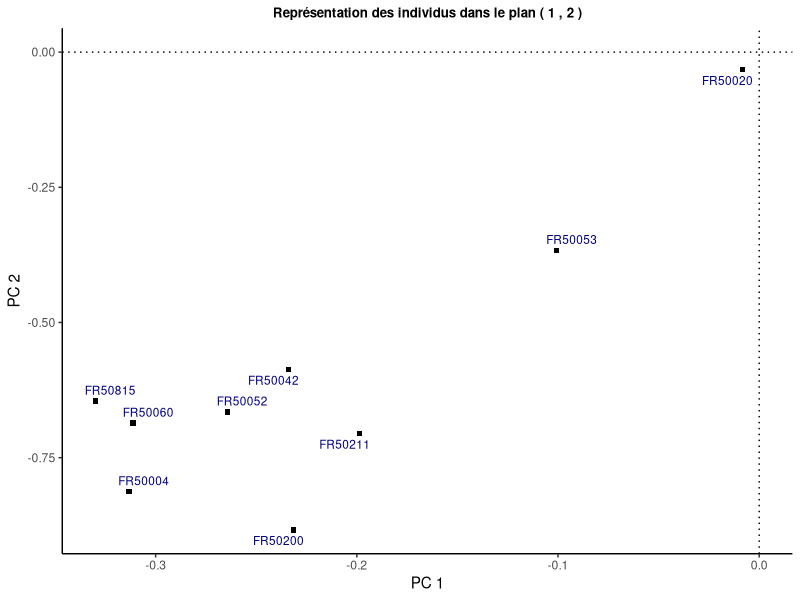
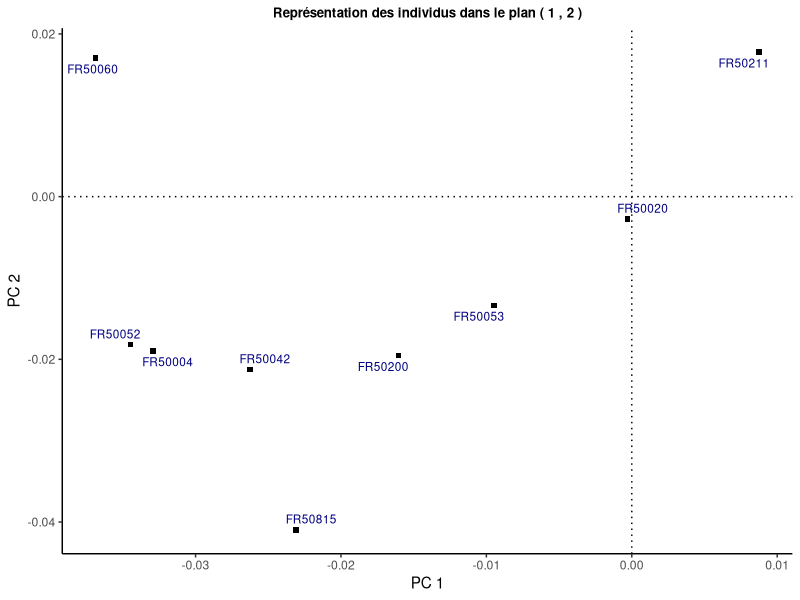
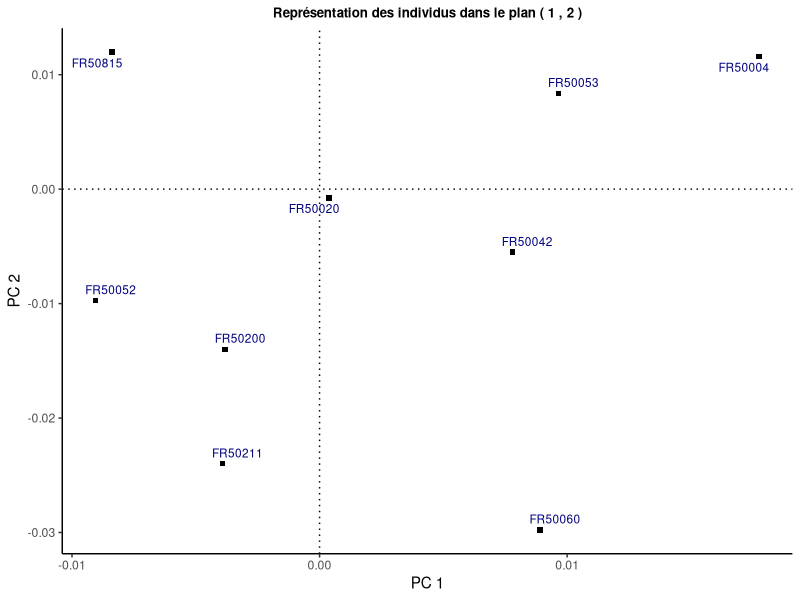
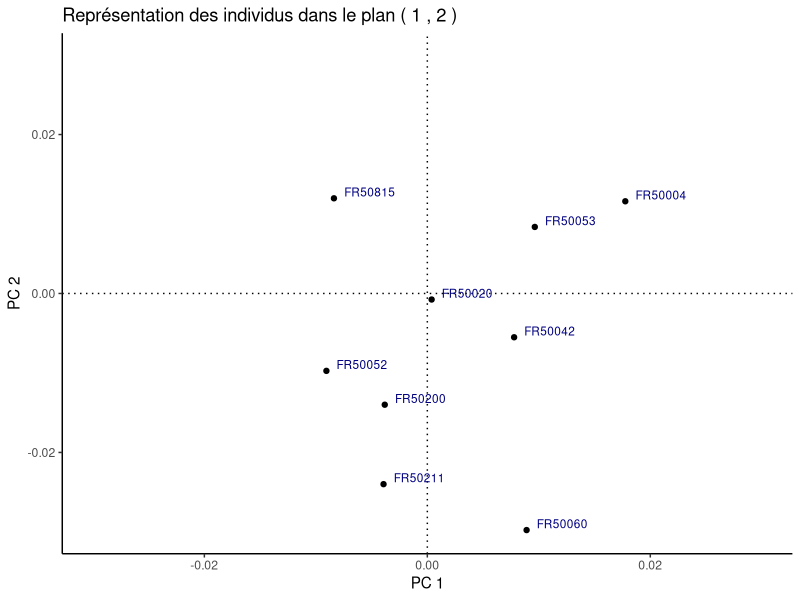
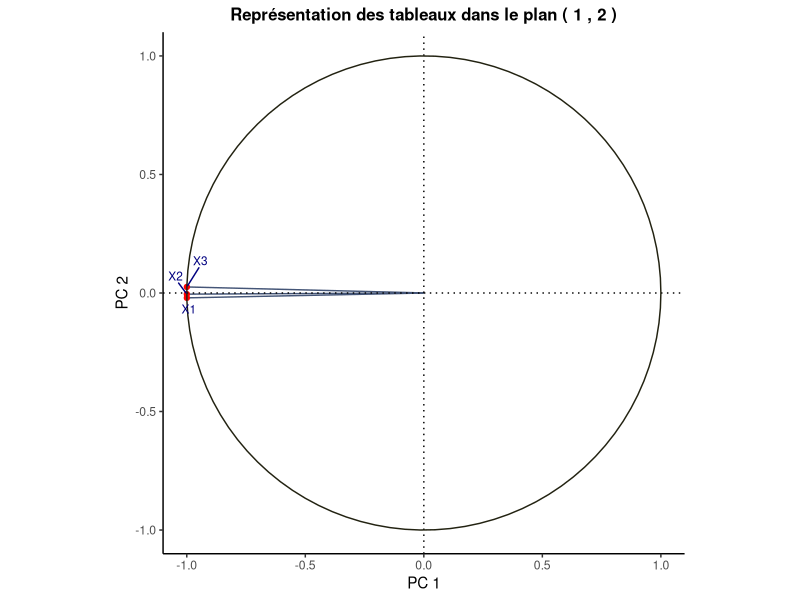
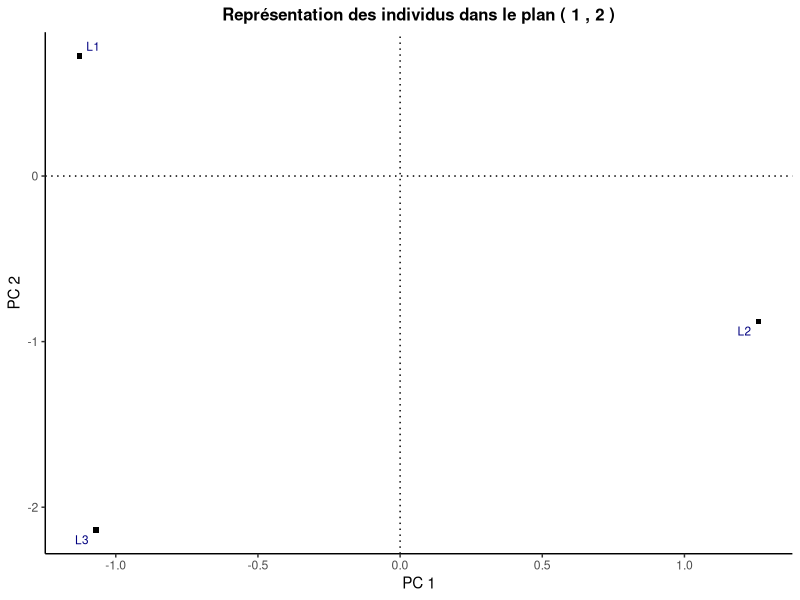
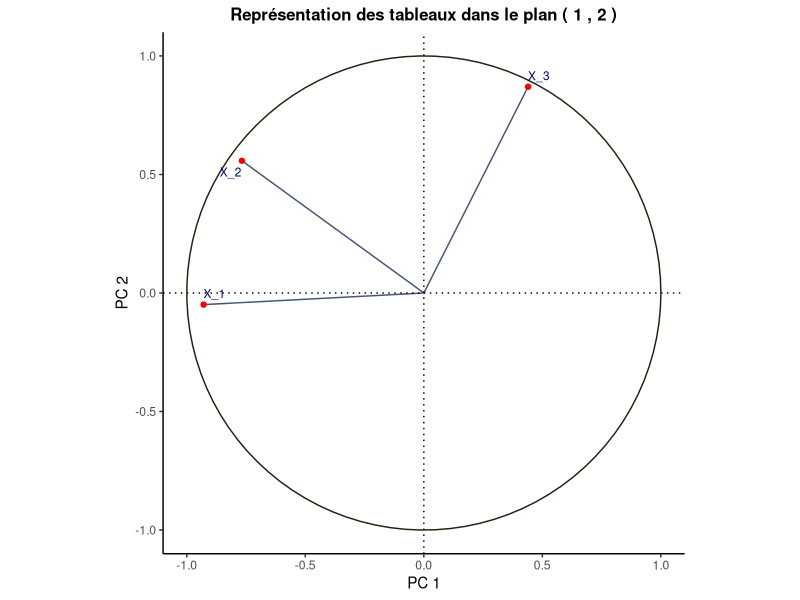
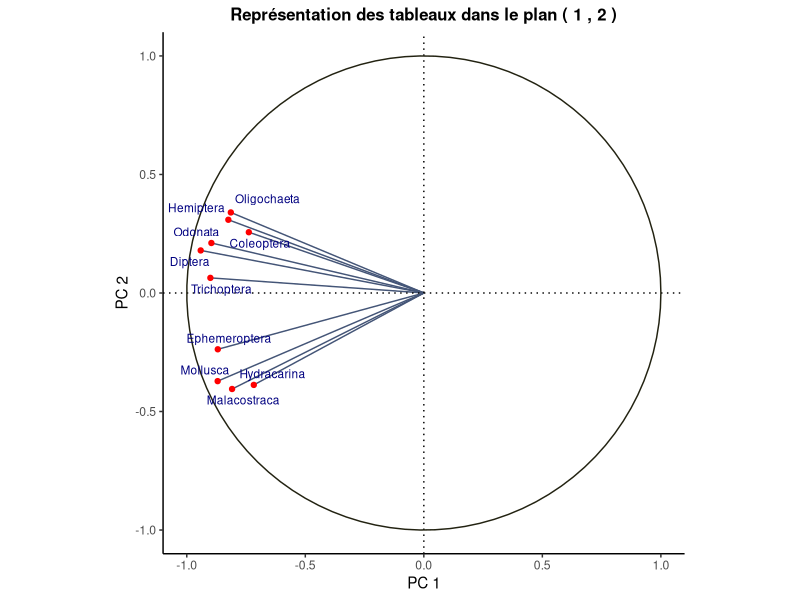

Write R code to recreate these figures, in order.
## ---- chunk 1
# Chargement des bibliothèques
library(ade4)
library(ggplot2)
library(ggrepel)
## ---- chunk 2
prd_scalaire = function(A,B){
  # les dimension des matrices
  na = length(A[,1]); nb = length(B[,1])
  pa = length(A[1,]); pb = length(B[1,])
  
  # Les matrices de ponderation
  Wa = (1/na)*diag(na); Ca = (1/pa)*diag(pa)
  Wb = (1/nb)*diag(na); Cb = (1/pb)*diag(pb)
  
  # Calcul des matrices A_tild et B_tild
  A_tild = sqrt(Wa) %*% A %*% sqrt(Ca)
  B_tild = sqrt(Wb) %*% B %*% sqrt(Cb)
  
  # Produit scalaire
  ps = sum(diag(t(A_tild)%*%B_tild))
  
  return(ps)
 }
## ---- chunk 3
# Initialisation de A et B
a <- c(0,1,1,0,-1,0,1,2,0,-1,0,-1)
b <- c(-1,-1,1,0,1,0,0,1,2,1,0,-1)
A  = matrix(a, nrow =4)
B = matrix(b, nrow =4)

# On applique la fonction prd_scalaire
resultat = prd_scalaire(A,B)
## ---- chunk 4
norme = function(A){
  return(sqrt(prd_scalaire(A,A)))
}
## ---- chunk 5
# On utilise les matrices précédente afin de calculer leurs normes
rn1 = norme(A)
rn2 = norme(B)

## ---- chunk 6

coef_RV <- function(Xi,Xj){
      prd_sclr = prd_scalaire(Xi, Xj)
      norm_i = norme(Xi)
      norm_j = norme(Xj)
      rv = prd_sclr / (norm_j * norm_i)
      
      return(rv)
}

matcoef_RV = function(T_tableaux) {
  t = length(T_tableaux)
  mat_rv = matrix(rep(NA, t * t), nrow = t, ncol = t)
  
  for (i in seq_along(T_tableaux)) {
    for (j in seq_along(T_tableaux)) {
      # Stocker le résultat dans une matrice
      mat_rv[i, j] = coef_RV(T_tableaux[[i]],T_tableaux[[j]])
    }
  }
  
  return(mat_rv)
}

## ---- chunk 7
X1 = as.matrix(read.csv("2021_filtre.csv", row.names = 1, header = T))
X2 = as.matrix(read.csv("2022_filtre.csv", row.names = 1, header = T))
X3 = as.matrix(read.csv("2023_filtre.csv", row.names = 1, header = T))

filtre <- list(X1 = X1, X2 = X2, X3 = X3)

resultats_n = matcoef_RV(filtre)
## ---- chunk 8
vecval_prop = function(T_tableau) {
  matrice = matcoef_RV(T_tableau)# on calcule la matrice contenant les coefs d'Escoufier
  
  resultat_propre = eigen(matrice)# list ayant les valeurs et vecteurs propres
  val_prop = resultat_propre$values #valeurs propres
  vec_prop = resultat_propre$vectors #vecteurs propres associées
  
  return(list(val_prop = val_prop, vec_prop = vec_prop))
}

## ---- chunk 9
# on applique vecval_prop aux données simulated
vecval = vecval_prop(filtre)

val_prop <- vecval$val_prop
vec_prop <- vecval$vec_prop
## ---- chunk 10
# Fonction pour vérifier l'orthogonalité des vecteurs propres
verifier_orthogonalite <- function(vec_prop) {
  n <- nrow(vec_prop) # Nombre de vecteurs propres
  orthogonale <- TRUE
  
  # Vérifier l'orthogonalité pour chaque paire de vecteurs propres
  for (i in 1:(n - 1)) {
    for (j in (i + 1):n) {
      produit_scalaire <- sum(vec_prop[, i] * vec_prop[, j]) # Produit scalaire
      if (abs(produit_scalaire) > 1e-14) { # Vérifier si le produit scalaire est proche de zéro
        orthogonale <- FALSE
        break
      }
    }
    if (!orthogonale) {
      break
    }
  }
  
  return(orthogonale)
}
## ---- chunk 11
# fonction pour vérifier si les vecteurs propres sont bien de norme 1
verifier_norme = function(vec_prop){
  n = length(vec_prop[,1]) 
  v = rep(1,n)
  int = rep(NA,n)
  
  for (i in 1:n) {
      p = t(vec_prop[,i]) %*% vec_prop[,i]
      int[i] = p
  }
  
  if(sum(int) == sum(v)){
    print("les vecteurs sont bien de norme 1")
  }else{
    print("il existe un vecteurs qui n'est pas de norme 1")
 }
}

## ---- chunk 12
orthogonale = verifier_orthogonalite(vec_prop)

# Affichage du résultat
if (orthogonale) {
  print("Les vecteurs propres sont orthogonaux entre eux.")
} else {
  print("Les vecteurs propres ne sont pas orthogonaux entre eux.")
}

verifier_norme(vec_prop)
## ---- chunk 13
cmp <- function(T_tabl,k){
  
  n <- length(T_tabl[[1]][,1])
  p <- length(T_tabl[[1]][1,])
  t <- length(T_tabl)
  l <- n*p
  Y_nrm <- matrix(NA, nrow = n*p, ncol = t)
  
  for (i in 1:t ) {
    a <- T_tabl[[i]]/norme(T_tabl[[i]])
    Y_nrm[,i] <- matrix(a, ncol = 1)
  }
  
  mat <- t(Y_nrm) %*% (diag(l)/l) %*% Y_nrm
  
  result_propre = eigen(mat)# list ayant les valeurs et vecteurs propres
  lambda = result_propre$values #valeurs propres
  u = result_propre$vectors #vecteurs propres associées
  
  cmp_k <- Y_nrm %*% u[,k]
  F_k <- matrix(cmp_k, nrow = n, ncol = p)
  rownames(F_k) <- rownames(a)
  return(list(u = u, lambda = lambda, F_k = F_k))
}

comp_prin = cmp(filtre,1)$F_k
## ---- chunk 14
representation_graph_ind <- function(F_t, k, l, aff_noms = FALSE, col = "navy",
                                     cex_titre = 1, repel = FALSE) {
  
  if (l <= k) {
    print("Le 1er axe doit être strictement plus petit que le 2nd")
    return(NULL)
  }
  
  # Créer un data frame avec les composantes principales
  df <- data.frame(PC_k = F_t[, k], PC_l = F_t[, l])
  rownames(df) <- rownames(F_t)
  
  # Plot les composantes principales dans un plan avec l'origine au centre
  p <- ggplot(df, aes(x = PC_k, y = PC_l)) +
    geom_point(shape = 15, color = "black", size = 1.5) + # Utilisation de petits carrés noirs
    theme_classic() +
    labs(x = paste("PC", k), y = paste("PC", l)) +
    ggtitle(paste("Représentation des individus dans le plan (", k, ",", l, ")")) +
    theme(plot.title = element_text(size = cex_titre * 12, face = "bold", hjust = 0.5))
  
  # Ajouter des lignes pour les axes horizontal et vertical se coupant à l'origine
  p <- p + geom_hline(yintercept = 0, linetype = "dotted", lwd = 0.5) +
    geom_vline(xintercept = 0, linetype = "dotted", lwd = 0.5)
  
  if (aff_noms == TRUE) {
    if (repel) {
      # Ajouter les étiquettes avec repulsion
      p <- p + geom_text_repel(aes(label = rownames(df)), size = 3, color = col)
    } else {
      # Ajouter les étiquettes sans repulsion
      p <- p + geom_text(aes(label = rownames(df)), size = 3, color = col)
    }
  }
  
  print(p)
}


## ---- chunk 15

# Afficher les graphiques pour les composantes principales de 1 à 
for (i in 1:3) {
  Ft <- cmp(filtre,i)$F_k
  representation_graph_ind(Ft, 1, 2, aff_noms = TRUE,cex_titre = 0.80, repel = T)
}
## ---- chunk 16
geo_ind = function(F_t, k, l, col_points = "black", 
                   col_noms = "navy", aff_noms = FALSE) {
  if (l <= k) {
    print(paste("Le 1er axe doit être strictement plus petit que le 2nd "))
    return(NULL)
  }
  
  # Créer un data frame avec les composantes principales
  df <- data.frame(PC_k = F_t[, k], PC_l = F_t[, l])
  rownames(df) <- rownames(F_t)
  
  # Récupérer les noms de lignes ou les numéros de ligne
  row_names <- if (is.null(rownames(df))) 1:nrow(df) else rownames(df)
  
  # Trouver les limites des axes x et y pour centrer l'origine
  x_limits <- range(df$PC_k)
  y_limits <- range(df$PC_l)
  limits <- range(c(-x_limits, x_limits, -y_limits,y_limits))
  
  # Afficher les composantes principales dans un plan avec l'origine au centre
  plot <- ggplot(df, aes(x = PC_k, y = PC_l)) +
    geom_point(color = col_points) +
    labs(x = paste("PC", k), y = paste("PC", l)) +
    ggtitle(paste("Représentation des individus dans le plan (", k, ",", l, ")")) +
    theme_classic() +
    geom_hline(yintercept = 0, linetype = "dotted", lwd = 0.5) + # Axe horizontal
    geom_vline(xintercept = 0, linetype = "dotted", lwd = 0.5)   # Axe vertical
  
  # Afficher les noms de lignes ou les numéros de ligne si demandé
  if (aff_noms) {
    plot <- plot + geom_text(aes(label = row_names), color = col_noms, size = 3, hjust = -0.2, vjust = -0.2)
  }
  
  plot + xlim(limits) + ylim(limits)
  
}

# Exemple d'utilisation avec l'affichage des noms de lignes ou des numéros de ligne
geo_ind(Ft, 1, 2, aff_noms = TRUE)

## ---- chunk 17
# Calcul des cosinus entre Xt (resultats_n) et chaque composante principale F_k
cosinus = function(X_t, F_k){
  return(coef_RV(X_t,F_k))
}

# Affichage du produit scalaire entre Xt et la ième composante principale 
cosinus(X1,cmp(filtre,1)$F_k) 
## ---- chunk 18
representation_graph_tab <- function(T_tab, k, l, aff_noms = TRUE, col = "navy", cex_titre = 1, repel = FALSE) {
  if (l <= k) {
    print("Le 1er axe doit être strictement plus petit que le 2nd")
    return(NULL)
  }
  
  t <- length(T_tab)
  mat_cos <- matrix(NA, nrow = t, ncol = t)
  for (i in 1:t) {
    for (j in 1:t) {
      mat_cos[i, j] <- cosinus(T_tab[[i]], cmp(T_tab, j)$F_k)
    }
  }
  
  # Récupérer les noms des tableaux ou les nommer par défaut
  row_names <- if (is.null(names(T_tab))) paste("X", 1:t, sep = "_") else names(T_tab)
  mat_cos <- as.data.frame(mat_cos)
  rownames(mat_cos) <- row_names
  
  F_k <- mat_cos[, k]  # Récupération de la kième composante principale
  F_l <- mat_cos[, l]  # Récupération de la lième composante principale
  
  # Création des données pour le cercle unité
  df <- data.frame(
    varabs = cos(seq(0, 2 * pi, length.out = 100)),
    varord = sin(seq(0, 2 * pi, length.out = 100))
  )
  
  p <- ggplot(mat_cos, aes(x = F_k, y = F_l)) +
    geom_segment(aes(xend = 0, yend = 0), color = "#445577") +
    geom_point(color = "red", size = 1.5) +
    theme_classic() +
    coord_fixed(ratio = 1) +
    geom_hline(yintercept = 0, linetype = "dotted", lwd = 0.5) +
    geom_vline(xintercept = 0, linetype = "dotted", lwd = 0.5) +
    labs(x = paste("PC", k),
         y = paste("PC", l)) +
    ggtitle(paste("Représentation des tableaux dans le plan (", k, ",", l, ")")) +
    geom_path(data = df, aes(varabs, varord), color = "#222211", linewidth = 0.5) +  # Ajout du cercle unité
    xlim(-1, 1) +
    ylim(-1, 1) +
    theme(plot.title = element_text(size = cex_titre * 12, face = "bold", hjust = 0.5))
  
  if (aff_noms) {
    if (repel) {
      p <- p + geom_text_repel(aes(label = rownames(mat_cos)), color = col, size = 3)
    } else {
      p <- p + geom_text(aes(label = rownames(mat_cos)), color = col, size = 3, 
                         hjust = ifelse(F_k >= 0, 0, 1), vjust = ifelse(F_l >= 0, 0, 1))
    }
  }
  
  print(p)
}

## ---- chunk 19

# Exemple d'utilisation avec les tableaux n_tableaux et les composantes principales 3 et 4
representation_graph_tab(filtre, 1, 2, aff_noms = T, repel = TRUE)

## ---- chunk 20
# Données
X <- matrix(
  c( 1, 2, 3,
    -1,-1, 1,
     2, 0, 0,
     0,-1, 1,
     1, 0,-2,
     2, 1,-3
  ), nrow = 6, byrow = TRUE)

L <- list()
for (i in 1:3) {
  L[[i]] <- matrix(X[,i], nrow = 3, ncol = 2)
  # Ajout des noms de lignes
  rownames(L[[i]]) <- paste0("L", 1:3)
}

## ---- chunk 21
Ft <- cmp(L,1)$F_k
representation_graph_ind(Ft, 1, 2, aff_noms = TRUE, repel = TRUE)
representation_graph_tab(L, 1, 2, repel = TRUE)
## ---- chunk 22
mat_coldiff = function(X){
  
  p = length(X[1,]) # la dimension des individus
  M = diag(p)/p
  
  Pm = X %*% M %*% t(X)
  
  return(Pm)
  
}
## ---- chunk 23
data("friday87")
Tab_friday <- function() {
  
  t_tab <- friday87$fau
  v <- c(0,11, 18, 31, 35, 48, 70, 74, 77, 85, 91)
  noms <- friday87$tab.names
  n_result <- list()
  
  for (i in 2:11) {
    nom_tableau <- noms[i-1]  # Nom du tableau
    tableau <- as.matrix.data.frame(t_tab[, (v[i-1]+1):v[i]])  # Extraction des colonnes
    n_result[[nom_tableau]] <- tableau  # Stocker le tableau nommé dans n_result
  }
  
  return(n_result)
}

## ---- chunk 24
# Créer une liste vide
lst <- list()

# Boucle sur les éléments de Tab_friday
for (i in 1:length(Tab_friday())) {
  nom <- friday87$tab.names  # Créer un nom unique pour chaque élément de la liste
  tableau <- mat_coldiff(Tab_friday()[[i]])  # Calculer le tableau
  lst[[nom[i]]] <- tableau  # Ajouter le tableau à la liste
}

cmp(lst,1)$F_k
## ---- chunk 25
representation_graph_tab(lst, 1, 2,aff_noms = TRUE, repel = TRUE)
## ---- chunk 26
# Définition des fonctions
cos_square <- function(Pm, Fk) {
  rv <- coef_RV(Pm,Fk)
  cos2 <- rv^2
  return(cos2)
}


QLT_k <- function(Pm, lst_Fs) {
  k <- length(lst_Fs)
  cos <- 0
  
  for (j in 1:k) {
    cos <- cos_square(Pm,lst_Fs[[j]]) + cos
  } 
  return(cos)
}


CTR_k <- function(Pm, Fk, lambda_k) {
  c <- cos_square(Pm,Fk)/lambda_k
  return(c)
}

## ---- chunk 27
# Appliquer les fonctions au tableau de données d'application
# Supposons que P_m représente les données projetées sur une composante principale
set.seed(123) 
# Exemple de données projetées (100 individus, 2 dimensions)
P_m <- matrix(runif(100), ncol=10)  
# Exemple de 5 composantes principales
Fs <- replicate(5, matrix(runif(100), ncol=10), simplify = FALSE)  
# Exemple de valeurs propres
lambda <- c(6.47, 3.98, 1.42, 0.88, 0.08)
for (k in 1:5) {
  l <- lambda[k]
  cat("CTR_", k, "(P_m): ", CTR_k(P_m, Fs[[k]],lambda_k = l), "\n")
}

## ---- chunk 28
prd_scalaire = function(A,B){
  # les dimension des matrices
  na = length(A[,1]); nb = length(B[,1])
  pa = length(A[1,]); pb = length(B[1,])
  
  # Les matrices de ponderation
  Wa = (1/na)*diag(na); Ca = (1/pa)*diag(pa)
  Wb = (1/nb)*diag(na); Cb = (1/pb)*diag(pb)
  
  # Calcul des matrices A_tild et B_tild
  A_tild = sqrt(Wa) %*% A %*% sqrt(Ca)
  B_tild = sqrt(Wb) %*% B %*% sqrt(Cb)
  
  # Produit scalaire
  ps = sum(diag(t(A_tild)%*%B_tild))
  
  return(ps)
 }
## ---- chunk 29
norme = function(A){
  return(sqrt(prd_scalaire(A,A)))
}
## ---- chunk 30

coef_RV <- function(Xi,Xj){
      prd_sclr = prd_scalaire(Xi, Xj)
      norm_i = norme(Xi)
      norm_j = norme(Xj)
      rv = prd_sclr / (norm_j * norm_i)
      
      return(rv)
}

matcoef_RV = function(T_tableaux) {
  t = length(T_tableaux)
  mat_rv = matrix(rep(NA, t * t), nrow = t, ncol = t)
  
  for (i in seq_along(T_tableaux)) {
    for (j in seq_along(T_tableaux)) {
      # Stocker le résultat dans une matrice
      mat_rv[i, j] = coef_RV(T_tableaux[[i]],T_tableaux[[j]])
    }
  }
  
  return(mat_rv)
}

## ---- chunk 31
vecval_prop = function(T_tableau) {
  matrice = matcoef_RV(T_tableau)# on calcule la matrice contenant les coefs d'Escoufier
  
  resultat_propre = eigen(matrice)# list ayant les valeurs et vecteurs propres
  val_prop = resultat_propre$values #valeurs propres
  vec_prop = resultat_propre$vectors #vecteurs propres associées
  
  return(list(val_prop = val_prop, vec_prop = vec_prop))
}

## ---- chunk 32
oper_inert = function(X){
  
  p = length(X[1,]) # la dimension des individus
  n = length(X[,1]) # la dimension des variables
  W = diag(n)/n
  M = matrix(0, nrow = p, ncol = p)
  
  for (i in 1:p) {
    M[i,i] = 1/sqrt(t(X[,i])%*%W%*%X[,i])
  }
  mat_d = M %*% t(X) %*% W %*% X %*% M
  return(mat_d)
}
## ---- chunk 33
cmp <- function(T_tabl,k){
  
  n <- length(T_tabl[[1]][,1])
  p <- length(T_tabl[[1]][1,])
  t <- length(T_tabl)
  l <- n*p
  Y_nrm <- matrix(NA, nrow = n*p, ncol = t)
  
  for (i in 1:t ) {
    a <- T_tabl[[i]]/norme(T_tabl[[i]])
    Y_nrm[,i] <- matrix(a, ncol = 1)
  }
  
  mat <- t(Y_nrm) %*% (diag(l)/l) %*% Y_nrm
  
  result_propre = eigen(mat)# list ayant les valeurs et vecteurs propres
  lambda = result_propre$values #valeurs propres
  u = result_propre$vectors #vecteurs propres associées
  
  cmp_k <- Y_nrm %*% u[,k]
  F_k <- matrix(cmp_k, nrow = n, ncol = p)
  rownames(F_k) <- rownames(a)
  return(list(u = u, lambda = lambda, F_k = F_k))
}

## ---- chunk 34
representation_graph_ind <- function(F_t, k, l, aff_noms = FALSE, col = "navy",
                                     cex_titre = 1, repel = FALSE) {
  
  if (l <= k) {
    print("Le 1er axe doit être strictement plus petit que le 2nd")
    return(NULL)
  }
  
  # Créer un data frame avec les composantes principales
  df <- data.frame(PC_k = F_t[, k], PC_l = F_t[, l])
  rownames(df) <- rownames(F_t)
  
  # Plot les composantes principales dans un plan avec l'origine au centre
  p <- ggplot(df, aes(x = PC_k, y = PC_l)) +
    geom_point(shape = 15, color = "black", size = 1.5) + # Utilisation de petits carrés noirs
    theme_classic() +
    labs(x = paste("PC", k), y = paste("PC", l)) +
    ggtitle(paste("Représentation des individus dans le plan (", k, ",", l, ")")) +
    theme(plot.title = element_text(size = cex_titre * 12, face = "bold", hjust = 0.5))
  
  # Ajouter des lignes pour les axes horizontal et vertical se coupant à l'origine
  p <- p + geom_hline(yintercept = 0, linetype = "dotted", lwd = 0.5) +
    geom_vline(xintercept = 0, linetype = "dotted", lwd = 0.5)
  
  if (aff_noms == TRUE) {
    if (repel) {
      # Ajouter les étiquettes avec repulsion
      p <- p + geom_text_repel(aes(label = rownames(df)), size = 3, color = col)
    } else {
      # Ajouter les étiquettes sans repulsion
      p <- p + geom_text(aes(label = rownames(df)), size = 3, color = col)
    }
  }
  
  print(p)
}

## ---- chunk 35
geo_ind = function(F_t, k, l, col_points = "black", 
                   col_noms = "navy", aff_noms = FALSE) {
  if (l <= k) {
    print(paste("Le 1er axe doit être strictement plus petit que le 2nd "))
    return(NULL)
  }
  
  # Créer un data frame avec les composantes principales
  df <- data.frame(PC_k = F_t[, k], PC_l = F_t[, l])
  rownames(df) <- rownames(F_t)
  
  # Récupérer les noms de lignes ou les numéros de ligne
  row_names <- if (is.null(rownames(df))) 1:nrow(df) else rownames(df)
  
  # Trouver les limites des axes x et y pour centrer l'origine
  x_limits <- range(df$PC_k)
  y_limits <- range(df$PC_l)
  limits <- range(c(-x_limits, x_limits, -y_limits,y_limits))
  
  # Afficher les composantes principales dans un plan avec l'origine au centre
  plot <- ggplot(df, aes(x = PC_k, y = PC_l)) +
    geom_point(color = col_points) +
    labs(x = paste("PC", k), y = paste("PC", l)) +
    ggtitle(paste("Représentation des individus dans le plan (", k, ",", l, ")")) +
    theme_classic() +
    geom_hline(yintercept = 0, linetype = "dotted", lwd = 0.5) + # Axe horizontal
    geom_vline(xintercept = 0, linetype = "dotted", lwd = 0.5)   # Axe vertical
  
  # Afficher les noms de lignes ou les numéros de ligne si demandé
  if (aff_noms) {
    plot <- plot + geom_text(aes(label = row_names), color = col_noms, 
                             size = 3, hjust = -0.2, vjust = -0.2)
  }
  
  plot + xlim(limits) + ylim(limits)
  
}

## ---- chunk 36
# Calcul des cosinus entre Xt (resultats_n) et chaque composante principale F_k
cosinus = function(X_t, F_k){
  return(coef_RV(X_t,F_k))
}

## ---- chunk 37
representation_graph_tab <- function(T_tab, k, l, aff_noms = TRUE, col = "navy", cex_titre = 1, repel = FALSE) {
  if (l <= k) {
    print("Le 1er axe doit être strictement plus petit que le 2nd")
    return(NULL)
  }
  
  t <- length(T_tab)
  mat_cos <- matrix(NA, nrow = t, ncol = t)
  for (i in 1:t) {
    for (j in 1:t) {
      mat_cos[i, j] <- cosinus(T_tab[[i]], cmp(T_tab, j)$F_k)
    }
  }
  
  # Récupérer les noms des tableaux ou les nommer par défaut
  row_names <- if (is.null(names(T_tab))) paste("X", 1:t, sep = "_") else names(T_tab)
  mat_cos <- as.data.frame(mat_cos)
  rownames(mat_cos) <- row_names
  
  F_k <- mat_cos[, k]  # Récupération de la kième composante principale
  F_l <- mat_cos[, l]  # Récupération de la lième composante principale
  
  # Création des données pour le cercle unité
  df <- data.frame(
    varabs = cos(seq(0, 2 * pi, length.out = 100)),
    varord = sin(seq(0, 2 * pi, length.out = 100))
  )
  
  p <- ggplot(mat_cos, aes(x = F_k, y = F_l)) +
    geom_segment(aes(xend = 0, yend = 0), color = "#445577") +
    geom_point(color = "red", size = 1.5) +
    theme_classic() +
    coord_fixed(ratio = 1) +
    geom_hline(yintercept = 0, linetype = "dotted", lwd = 0.5) +
    geom_vline(xintercept = 0, linetype = "dotted", lwd = 0.5) +
    labs(x = paste("PC", k),
         y = paste("PC", l)) +
    ggtitle(paste("Représentation des tableaux dans le plan (", k, ",", l, ")")) +
    geom_path(data = df, aes(varabs, varord), color = "#222211", linewidth = 0.5) +  # Ajout du cercle unité
    xlim(-1, 1) +
    ylim(-1, 1) +
    theme(plot.title = element_text(size = cex_titre * 12, face = "bold", hjust = 0.5))
  
  if (aff_noms) {
    if (repel) {
      p <- p + geom_text_repel(aes(label = rownames(mat_cos)), color = col, size = 3)
    } else {
      p <- p + geom_text(aes(label = rownames(mat_cos)), color = col, size = 3, 
                         hjust = ifelse(F_k >= 0, 0, 1), vjust = ifelse(F_l >= 0, 0, 1))
    }
  }
  
  print(p)
}

## ---- chunk 38
# Tableau à trois dimension
data(chickenk)

M = as.matrix(chickenk$Mortality)
rownames(M) = seq(1,351,1)

FS = as.matrix(chickenk$FarmStructure)
rownames(FS) = seq(1,351,1)

OFH = as.matrix(chickenk$OnFarmHistory)
rownames(OFH) = seq(1,351,1)

FC = as.matrix(chickenk$FlockCharacteristics)
rownames(FC) = seq(1,351,1)

CTS = as.matrix(chickenk$CatchingTranspSlaught)
rownames(CTS) = seq(1,351,1)

data = list(M, FS, OFH, FC, CTS)
## ---- chunk 39
data("friday87")
Tab_friday <- function() {
  
  t_tab <- friday87$fau
  v <- c(0,11, 18, 31, 35, 48, 70, 74, 77, 85, 91)
  noms <- friday87$tab.names
  n_result <- list()
  
  for (i in 2:11) {
    nom_tableau <- noms[i-1]  # Nom du tableau
    tableau <- as.matrix.data.frame(t_tab[, (v[i-1]+1):v[i]])  # Extraction des colonnes
    n_result[[nom_tableau]] <- tableau  # Stocker le tableau nommé dans n_result
  }
  
  return(n_result)
}

## ---- chunk 40
# Créer une liste vide
lst <- list()

# Boucle sur les éléments de Tab_friday
for (i in 1:length(Tab_friday())) {
  nom <- friday87$tab.names  # Créer un nom unique pour chaque élément de la liste
  tableau <- mat_coldiff(Tab_friday()[[i]])  # Calculer le tableau
  lst[[nom[i]]] <- tableau  # Ajouter le tableau à la liste
}


## ---- chunk 41
# Définition des fonctions
cos_square <- function(Pm, Fk) {
  rv <- coef_RV(Pm,Fk)
  cos2 <- rv^2
  return(cos2)
}


QLT_k <- function(Pm, lst_Fs) {
  k <- length(lst_Fs)
  cos <- 0
  
  for (j in 1:k) {
    cos <- cos_square(Pm,lst_Fs[[j]]) + cos
  } 
  return(cos)
}
